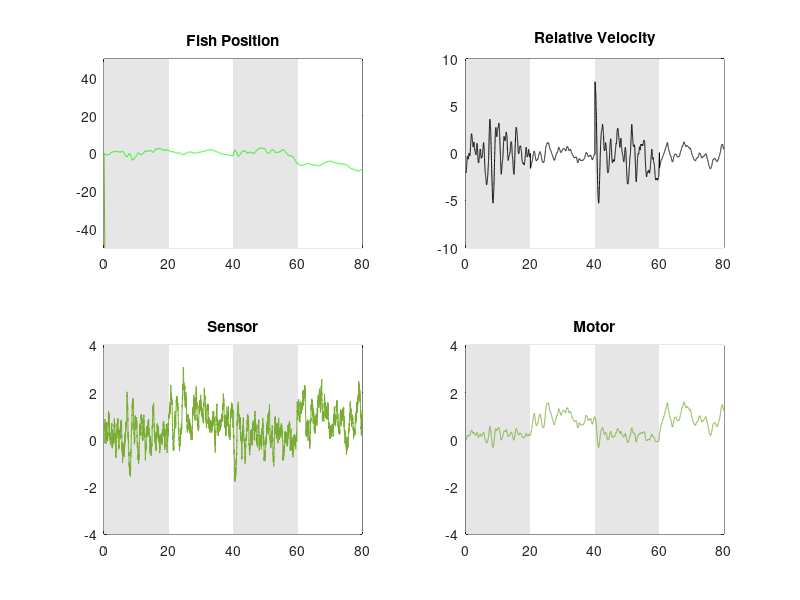

The MATLAB source for this figure:
%Brain_Closed_07.m
%Project Title: An agent based model of motor adaption in larval zebrafish
%Description: Closed loop CTRNN model showing motor adaption of 
%Francis Poole
%28.7.14

close all
clf;
clc;
clear;

%Init
dt = 0.01; %Time step (0.01)
T = 80; %Amount of time
time = 0:dt:T; %Time array
tau_b = 1; %Time scale (1)

M(1) = 0; %Motor node start (0)
S(1) = 0; %Sensor node start (0)

w_M = 0; %Motor weight (0)
w_S = 0; %Sensor weight (0)
w_MS = 1; %Motor <- Sensor weight (1)
w_SM = 1; %Sensor <- Motor weight (1)

flow_V = -2; %Flow velocity of water
swim_V(1) = 0; %Swim velocity of fish. Start at rest (0)

fish_X(1) = 0; %Starting fish x position (0)

%Gain parameter
%K(1:T/dt + 1) = 1; %Constant gain
%    OR
high = 10; %(10)
low = 2; %(2)
rest = 0; %(0);
K(1:(T/dt+1)/4) = high;
K((T/dt+1)/4:(T/dt+1)/2) = low;
K((T/dt+1)/2:3*(T/dt+1)/4) = high;
K(3*(T/dt+1)/4:(T/dt+1)) = low;

for t = 1:length(time) - 1
    M(t+1) = M(t) + 1/tau_b * dt * (-M(t) + w_M * M(t) + w_MS * S(t)); %Update motor node
    S(t+1) = S(t) + 1/tau_b * dt * (-S(t) + w_S * S(t) + w_SM * M(t) - (swim_V(t) + flow_V) + randn / sqrt(dt)); %Update sensor node
    X1(t+1) =  w_SM * M(t);
    X2(t+1) = -(swim_V(t) + flow_V);
    swim_V(t+1) = K(t+1) * M(t+1); %Update swim velocity
    fish_X(t+1) = fish_X(t) + dt * (swim_V(t) + flow_V); %Update fish position
end
swim_V(t+1) = K(t) * M(t); %Update final swim velocity
figure;
plot(time,X1,'r',time,X2,'b');
hold on; plot(time,X1+X2,'m');

%Plot 1
%Fish Movement Animation
% for t = 1:10:length(time) - 1
%     plot(time(1:t),fish_X(1:t),'g');
%     hold on
%     plot(time(t),fish_X(t),'gO');
%     hold off
%     xlim([0,T]);
%     ylim([min(fish_X),max(fish_X)]);
%     pause(0.01);
% end

%Plot 2
%Fish Position
subplot(2,2,1)
area([0,T/4],[50,50],-50,'FaceColor',[0.9,0.9,0.9],'LineStyle','none')
hold on;
area([T/4,T/2],[50,50],-50,'FaceColor','w','LineStyle','none')
area([T/2,3*T/4],[50,50],-50,'FaceColor',[0.9,0.9,0.9],'LineStyle','none')
area([3*T/4,T],[50,50],-50,'FaceColor','w','LineStyle','none')
plot(time,fish_X,'g');
plot([0,T],[0,T/dt*flow_V]);
%axis([0,T,-1.5,0])
hold off;
xlim([0,T]);
ylim([-50,50])

title('Fish Position');

%Relative Velocity
subplot(2,2,2)
area([0,T/4],[10,10],-10,'FaceColor',[0.9,0.9,0.9],'LineStyle','none')
hold on;
area([T/4,T/2],[10,10],-10,'FaceColor','w','LineStyle','none')
area([T/2,3*T/4],[10,10],-10,'FaceColor',[0.9,0.9,0.9],'LineStyle','none')
area([3*T/4,T],[10,10],-10,'FaceColor','w','LineStyle','none')
plot(time,flow_V+swim_V,'k');
hold off
ylim([-10,10]);
xlim([0,T]);
title('Relative Velocity');

%Sensor
subplot(2,2,3)
area([0,T/4],[4,4],-4,'FaceColor',[0.9,0.9,0.9],'LineStyle','none')
hold on;
area([T/4,T/2],[4,4],-4,'FaceColor','w','LineStyle','none')
area([T/2,3*T/4],[4,4],-4,'FaceColor',[0.9,0.9,0.9],'LineStyle','none')
area([3*T/4,T],[4,4],-4,'FaceColor','w','LineStyle','none')
plot(time, S)
hold off;
ylim([-4,4]);
xlim([0,T]);
title('Sensor');

%Motor
subplot(2,2,4);
area([0,T/4],[4,4],-4,'FaceColor',[0.9,0.9,0.9],'LineStyle','none')
hold on;
area([T/4,T/2],[4,4],-4,'FaceColor','w','LineStyle','none')
area([T/2,3*T/4],[4,4],-4,'FaceColor',[0.9,0.9,0.9],'LineStyle','none')
area([3*T/4,T],[4,4],-4,'FaceColor','w','LineStyle','none')
plot(time, M);
hold off;
ylim([-4,4]);
xlim([0,T]);
title('Motor');